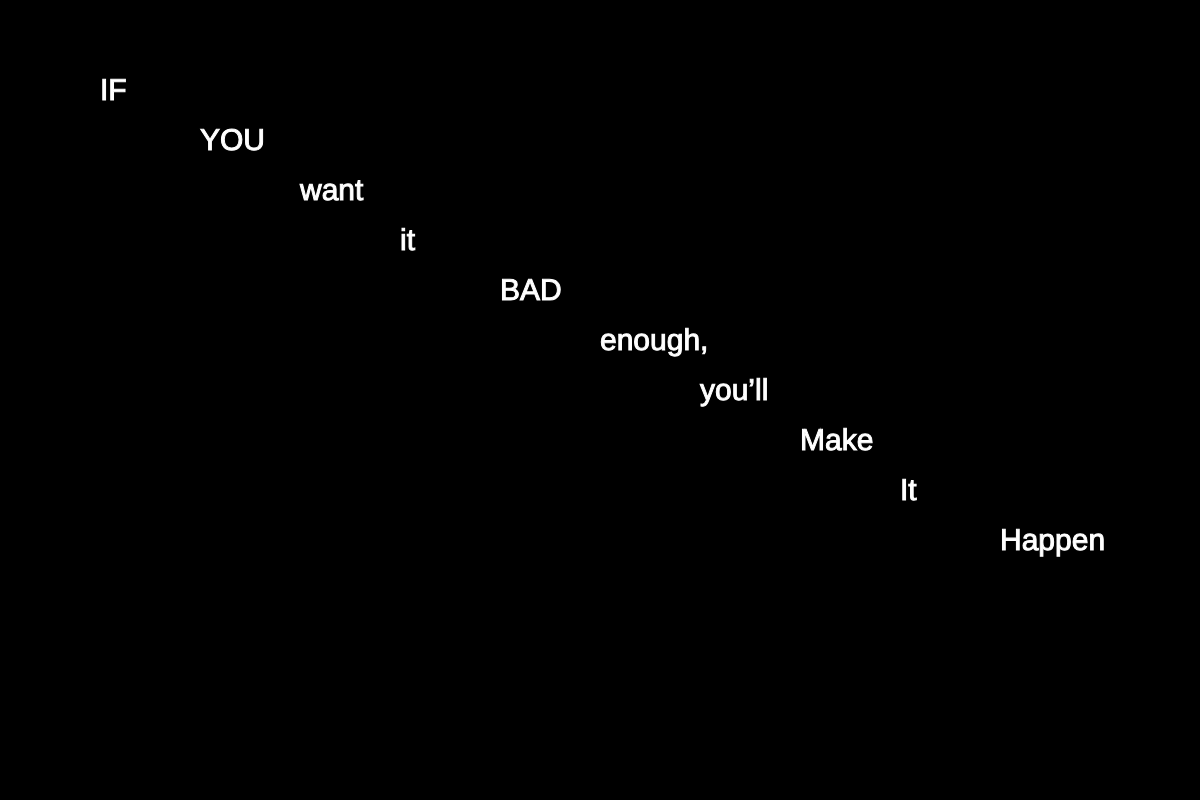
Frame 1 (no input)
Frame 60 (no input): identical to frame 1, image omitted
Frame 120 (the mouse pressed at the canvas centre since frame 60): identical to frame 1, image omitted

The p5.js sketch that drew this single still picture (run headless with seeded random() and noise() and a simulated clock; from frame 60 on, the mouse is pressed at the canvas centre):

// p5.js sketch
// ── sketch.js
/*
Using an array to display text
modified Dawn Hayes' code
Lisa Jiang May 2017
*/
var array = ["IF", "YOU", "want", "it", "BAD", "enough,", "you’ll", "Make", "It","Happen"];//changed array name from playlist to array, all the words,varied text capitalization for more impact
function setup() {
  		createCanvas(1200, 800);
  		background(0,0,0);

  		for(i= 0; i< 10; i++){//for statement iterates through array, initialization, condition of when i< # of items in array, increment through array
  			stroke(255);
  			fill(255);
  			textSize(30);
  			text(array[i],  i * 100 + 100, i * 50 + 100);// array shows text by index,experiemented with values to center text diagonally across pg,orig equations were i * 100 + 50, i * 100 + 50
  		}
}

function draw() {
  
}
